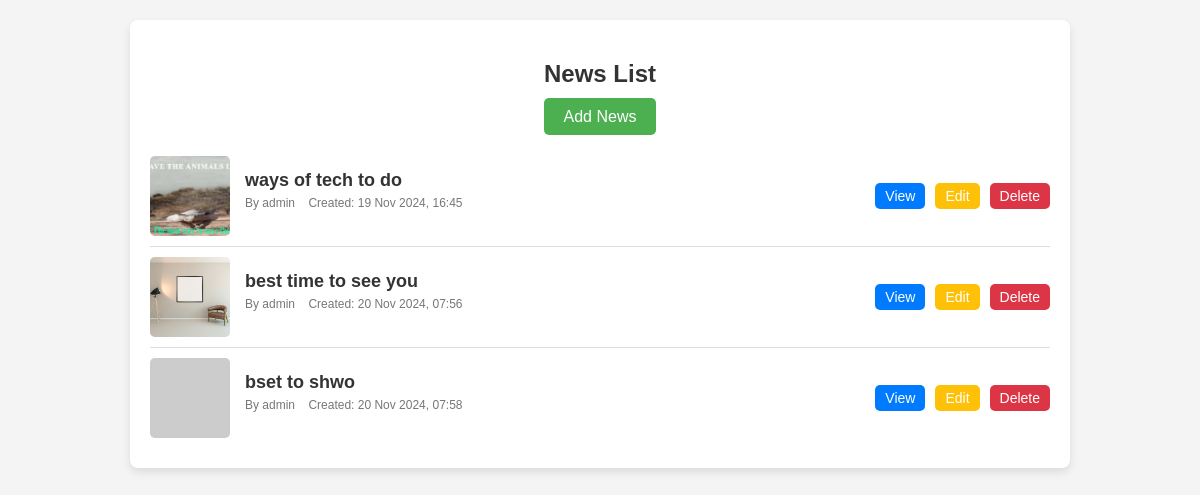
The app's page /news_list/, older data.
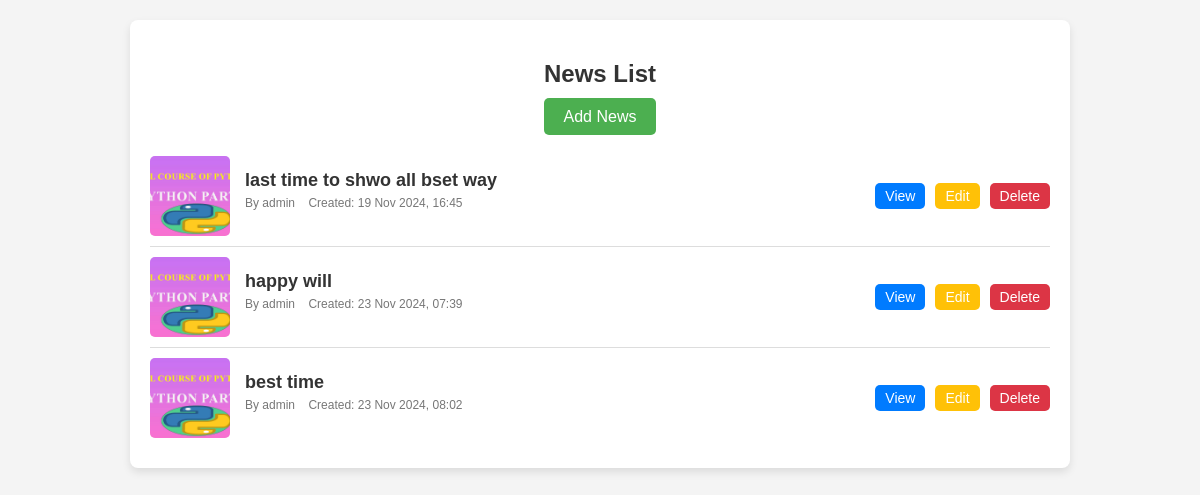
The same page, newer data.
### app/models.py (models this page shows, shortened)
class News(models.Model):
    user = models.ForeignKey(User,on_delete=models.CASCADE)
    title = models.CharField(max_length=200,unique=True)
    content = models.TextField(blank=True)
    image = models.ImageField(upload_to='news_images/',blank=True)
    url = models.URLField(blank=True)
    created_at  = models.DateTimeField(auto_now_add=True)
    updated_at = models.DateTimeField(auto_now=True)

### app/views.py (the view)
# urls.py: path('news_list/',views.news_list,name='news_list'),
def news_list(request):
    news = models.News.objects.all()
    context = {
        'news_list':news
    }
    return render(request,'news_list.html',context)

### templates/news_list.html (shortened to what this page needs)
<!DOCTYPE html>
<html lang="en">
<head>
</head>
<body>
    <div class="container">
        <h2>News List</h2>
        <div class="add-news">
            <a href="{% url 'add_news' %}">Add News</a>
        </div>
        {% for news in news_list %}
        <div class="news-item">
            <div class="news-image">
                {% if news.image %}
                <img src="{{ news.image.url }}" alt="{{ news.title }}">
                {% else %}
                <img src="https://via.placeholder.com/80" alt="No Image">
                {% endif %}
            </div>
            <div class="news-details">
                <p class="news-title">
                    <a href="{% url 'news_detail' news.id %}">{{ news.title }}</a>
                </p>
                <p class="news-meta">
                    <span>By {{ news.user.username }}</span>
                    <span>Created: {{ news.created_at|date:"d M Y, H:i" }}</span>
                </p>
            </div>
            <div class="news-actions">
                <a href="{% url 'news_detail' news.id %}" class="view-btn">View</a>
                <a href="{% url 'edit_news' news.id %}" class="edit-btn">Edit</a>
                <a href="{% url 'delete_news'  news.id %}" class="delete-btn">Delete</a>
            </div>
        </div>
        {% empty %}
        <p>No news available. Please <a href="{% url 'add_news' %}">add some news</a>.</p>
        {% endfor %}
    </div>
</body>
</html>

### templates/news_list.html (style rules this page uses)
body { font-family: Arial, sans-serif; background-color: #f4f4f4; margin: 0; padding: 0; }
.container { max-width: 900px; margin: 20px auto; background: #ffffff; border-radius: 8px; box-shadow: 0 4px 8px rgba(0, 0, 0, 0.1); padding: 20px; }
h2 { text-align: center; margin-bottom: 20px; color: #333; }
.news-item { display: flex; align-items: center; justify-content: space-between; border-bottom: 1px solid #ddd; padding: 10px 0; }
.news-item:last-child { border-bottom: none; }
.news-image { width: 80px; height: 80px; background-color: #eee; border-radius: 5px; margin-right: 15px; flex-shrink: 0; }
.news-image img { width: 100%; height: 100%; object-fit: cover; border-radius: 5px; }
.news-details { flex-grow: 1; }
.news-title { font-size: 18px; font-weight: bold; color: #333; margin: 0; }
.news-title a { text-decoration: none; color: #333; }
.news-meta { font-size: 12px; color: #777; margin-top: 5px; }
.news-meta span { margin-right: 10px; }
.news-actions { display: flex; gap: 10px; }
.news-actions a { text-decoration: none; padding: 5px 10px; border-radius: 5px; font-size: 14px; text-align: center; display: inline-block; }
.view-btn { background-color: #007BFF; color: white; }
.edit-btn { background-color: #FFC107; color: white; }
.delete-btn { background-color: #DC3545; color: white; }
.add-news { text-align: center; margin: 20px 0; }
.add-news a { text-decoration: none; background: #4CAF50; color: white; padding: 10px 20px; border-radius: 5px; font-size: 16px; }

Row changes from the older to the newer data that the page shows:
removed News: image (picture), title "best time to see you", user.username "admin", created_at "20 Nov 2024, 07:56"
removed News: title "bset to shwo", user.username "admin", created_at "20 Nov 2024, 07:58"
changed News: image: a different picture; title "ways of tech to do" → "last time to shwo all bset way"
added News: image (picture), title "happy will", user.username "admin", created_at "23 Nov 2024, 07:39"
added News: image (picture), title "best time", user.username "admin", created_at "23 Nov 2024, 08:02"
